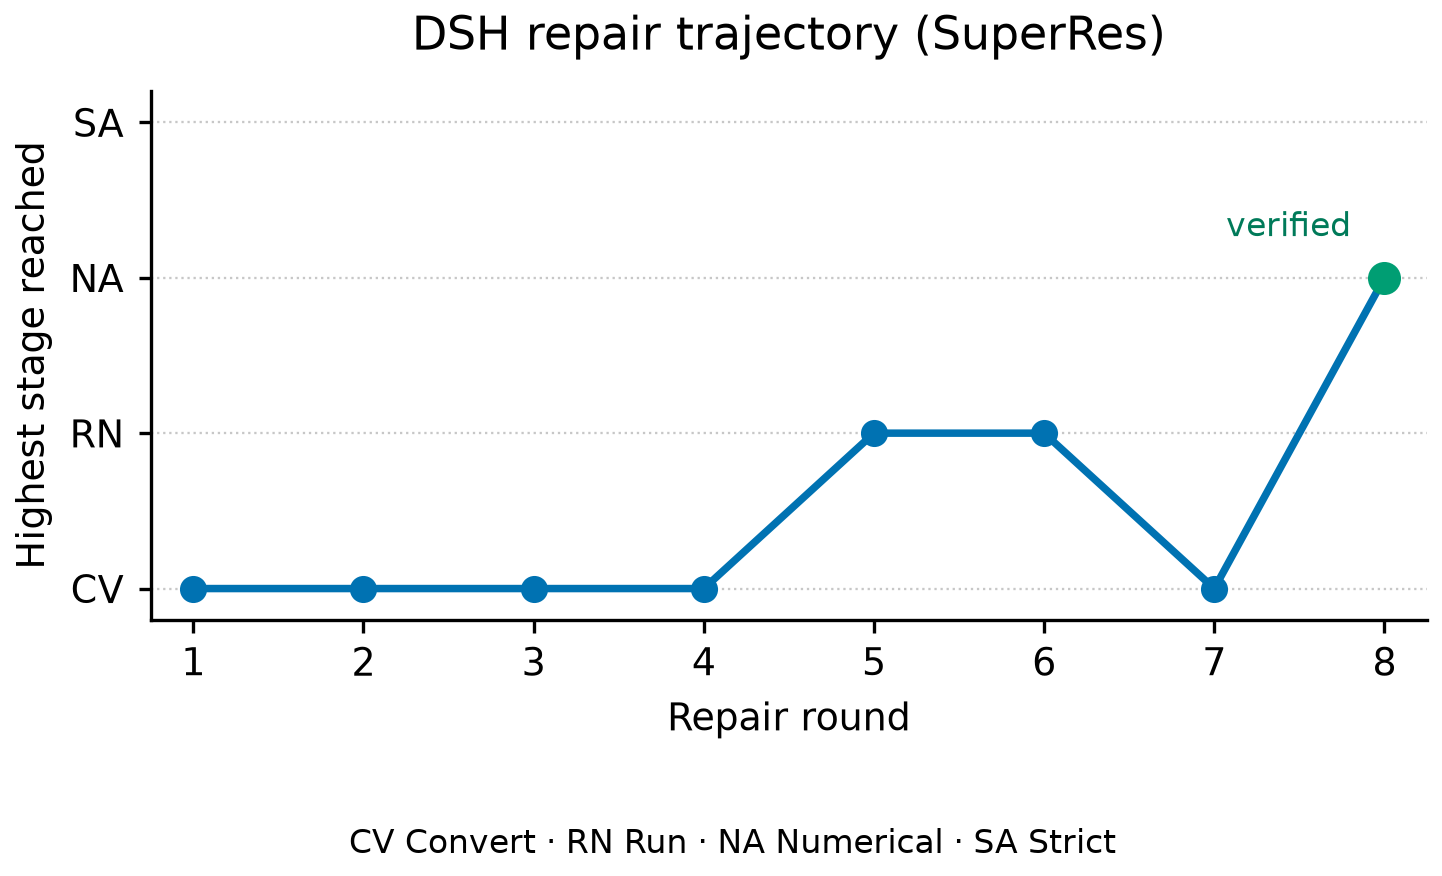

Write the Python code that produced this figure.
from __future__ import annotations

import csv
from pathlib import Path

import matplotlib

matplotlib.use("Agg")
import matplotlib.pyplot as plt


ROOT = Path(__file__).resolve().parent


def main() -> None:
    rows = list(csv.DictReader((ROOT / "data.csv").open(encoding="utf-8")))
    rounds = [int(row["round"]) for row in rows]
    stages = [int(row["stage"]) for row in rows]
    plt.rcParams.update(
        {
            "font.family": "sans-serif",
            "font.sans-serif": ["DejaVu Sans", "Arial", "Helvetica"],
            "font.size": 9,
            "axes.titlesize": 11,
            "axes.titlepad": 10,
            "axes.labelsize": 9,
            "xtick.labelsize": 9,
            "ytick.labelsize": 9,
        }
    )
    fig, ax = plt.subplots(figsize=(5.0, 2.9))
    ax.plot(rounds, stages, color="#0072B2", marker="o", markersize=5.5, linewidth=1.8)
    ax.scatter([8], [3], color="#009E73", s=48, zorder=4)
    ax.annotate(
        "verified",
        xy=(8, 3),
        xytext=(-8, 10),
        textcoords="offset points",
        ha="right",
        color="#007A59",
        fontsize=8,
    )
    ax.set_xticks(rounds)
    ax.set_yticks([1, 2, 3, 4], ["CV", "RN", "NA", "SA"])
    ax.set_xlim(0.75, 8.25)
    ax.set_ylim(0.8, 4.2)
    ax.set_xlabel("Repair round")
    ax.set_ylabel("Highest stage reached")
    ax.set_title("DSH repair trajectory (SuperRes)")
    ax.grid(axis="y", linestyle=":", linewidth=0.55, alpha=0.7)
    ax.spines[["top", "right"]].set_visible(False)
    ax.tick_params(direction="out", length=3)
    fig.text(0.51, -0.01, "CV Convert · RN Run · NA Numerical · SA Strict", ha="center", fontsize=8)
    fig.tight_layout(rect=(0, 0.07, 1, 1))
    fig.savefig(ROOT / "plot.png", dpi=300, bbox_inches="tight", pad_inches=0.05)


if __name__ == "__main__":
    main()
